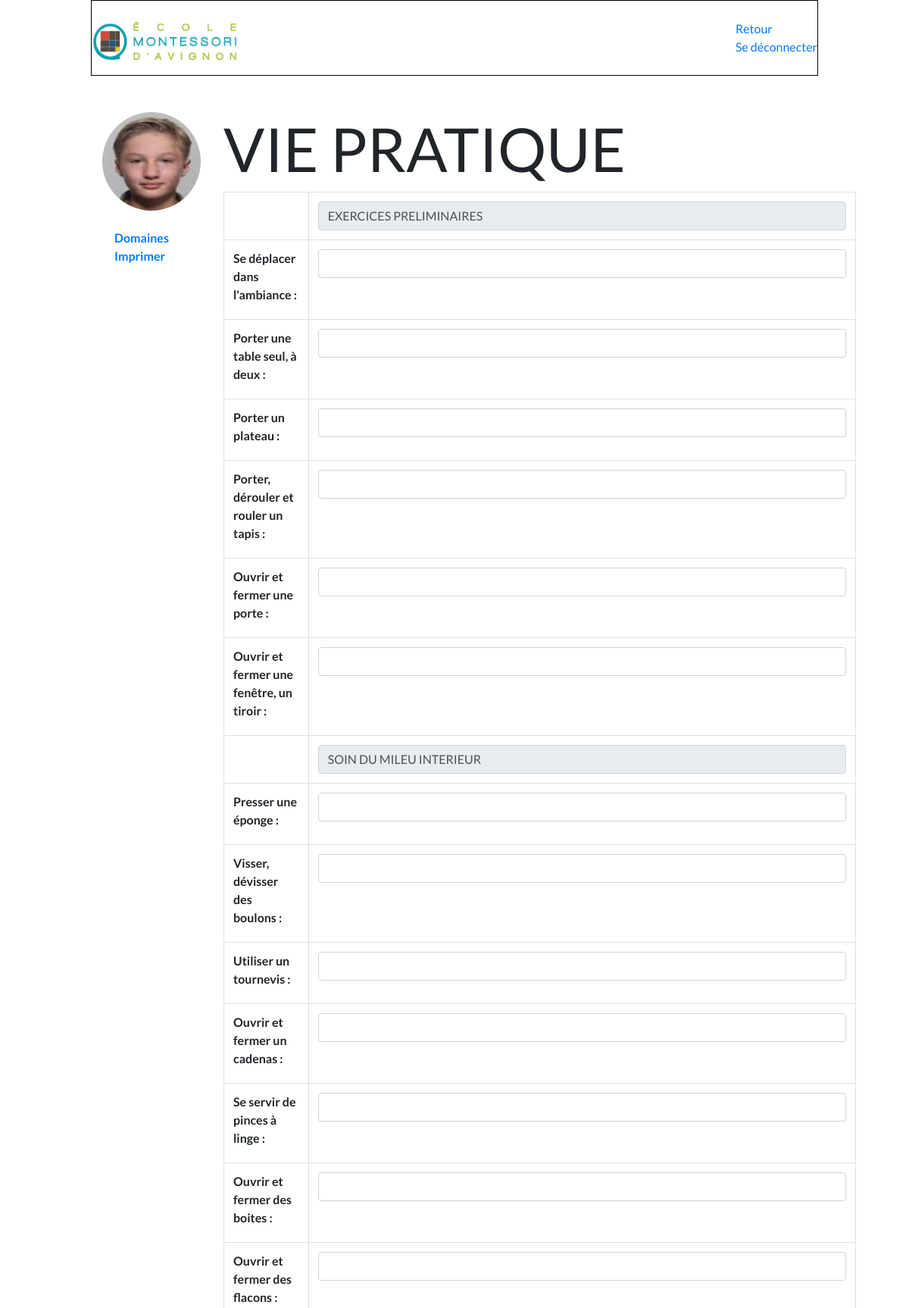
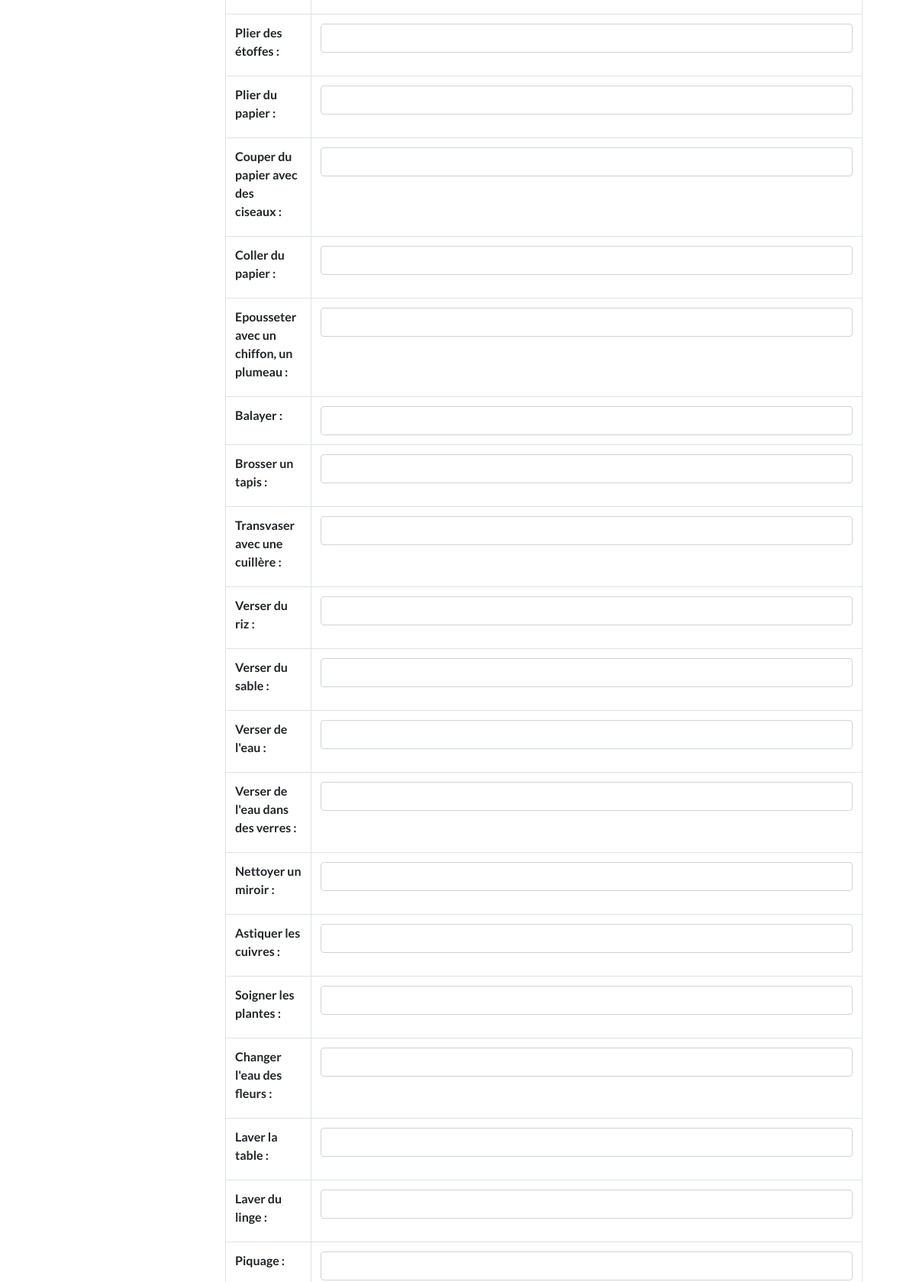
The app's page /Vie_Pratique_change/7 (signed in, upper part) with its own data (2 pictures, top to bottom).
### students/models.py (models this page shows, shortened)
class Students(models.Model):
    photo = models.ImageField(null=True, blank=True)
    firstname = models.CharField(max_length=25)
    lastname = models.CharField(max_length=25)
    date_of_birth = models.DateField()
    profil = models.TextField()
    ambiance = models.ForeignKey(Ambiance, on_delete=models.CASCADE)
    pratique_life = models.ForeignKey(PracticalLife, on_delete=models.CASCADE)
    sensorial_material = models.ForeignKey(SensoryMaterial, on_delete=models.CASCADE)
    mathe = models.ForeignKey(Math, on_delete=models.CASCADE)
    langage = models.ForeignKey(Langage, on_delete=models.CASCADE)
    letter = models.ForeignKey(Letter, on_delete=models.CASCADE)
    active = models.BooleanField(default=True)
    date_created = models.DateTimeField(auto_now_add=True)
    date_updated = models.DateTimeField(auto_now=True)
    tracker = FieldTracker()
    class Meta:
        verbose_name = "Student"
        verbose_name_plural = "Students"
    IMAGE_MAX_SIZE = (100, 100)
    def __str__(self):
        return f'{self.firstname} {self.lastname}'

### three_six/models.py (models this page shows)
class PracticalLife(models.Model):
    title_1 = models.CharField(max_length=100, default='EXERCICES PRELIMINAIRES')
    move_mood = models.CharField(max_length=255, verbose_name="Se déplacer dans l'ambiance")
    carry_table = models.CharField(max_length=255, verbose_name="Porter une table seul, à deux")
    Carry_tray = models.CharField(max_length=255, verbose_name="Porter un plateau, un objet fragile")
    Carrying_mat = models.CharField(max_length=255, verbose_name="Porter, dérouler et rouler un tapis")
    open_close_door = models.CharField(max_length=255, verbose_name="Ouvrir et fermer une porte")
    open_close_window = models.CharField(max_length=255, verbose_name="Ouvrir et fermer une fenêtre, un tiroir")
    """ SOIN DU MILEU INTERIEUR """
    title_2 = models.CharField(max_length=100, default='SOIN DU MILEU INTERIEUR')
    squeeze_sponge = models.CharField(max_length=255, verbose_name="Presser une éponge")
    Screw_bolts = models.CharField(max_length=255, verbose_name="Visser, dévisser des boulons")
    screwdriver = models.CharField(max_length=255, verbose_name="Utiliser un tournevis")
    open_close_padlock = models.CharField(max_length=255, verbose_name="Ouvrir et fermer un cadenas")
    use_clothes_pegs = models.CharField(max_length=255, verbose_name="Se servir de pinces à linge")
    open_close_boxes = models.CharField(max_length=255, verbose_name="Ouvrir et fermer des boites")
    open_close_bottles = models.CharField(max_length=255, verbose_name="Ouvrir et fermer des flacons")
    fold_fabrics = models.CharField(max_length=255, verbose_name="Plier des étoffes")
    fold_paper = models.CharField(max_length=255, verbose_name="Plier du papier")
    cut_paper_scissors = models.CharField(max_length=255, verbose_name="Couper du papier avec des ciseaux")
    paste_paper = models.CharField(max_length=255, verbose_name="Coller du papier")
    dust = models.CharField(max_length=255, verbose_name="Epousseter avec un chiffon, un plumeau")
    sweep = models.CharField(max_length=255, verbose_name="Balayer")
    brush_carpet = models.CharField(max_length=255, verbose_name="Brosser un tapis")
    transfer_spoon = models.CharField(max_length=255, verbose_name="Transvaser avec une cuillère")
    pour_rice = models.CharField(max_length=255, verbose_name="Verser du riz")
    pour_sand = models.CharField(max_length=255, verbose_name="Verser du sable")
    pour_water = models.CharField(max_length=255, verbose_name="Verser de l'eau")
    pour_water_glasses = models.CharField(max_length=255, verbose_name="Verser de l'eau dans des verres")
    clean_mirror = models.CharField(max_length=255, verbose_name="Nettoyer un miroir")
    polish_brass = models.CharField(max_length=255, verbose_name="Astiquer les cuivres")
    take_care_plants = models.CharField(max_length=255, verbose_name="Soigner les plantes")
    chang_flower_water = models.CharField(max_length=255, verbose_name="Changer l'eau des fleurs")
    wash_table = models.CharField(max_length=255, verbose_name="Laver la table")
    wash_clothes = models.CharField(max_length=255, verbose_name="Laver du linge")
    stitching = models.CharField(max_length=255, verbose_name="Piquage")
    """ SOIN DE LA PERSONNE"""
    title_3 = models.CharField(max_length=100, default='SOIN DE LA PERSONNE')
    frame_press_studs = models.CharField(max_length=255, verbose_name="Cadre à boutons pressions")
    frame_big_studs = models.CharField(max_length=255, verbose_name="Cadre à gros boutons")
    frame_small_studs = models.CharField(max_length=255, verbose_name="Cadre à petits boutons")
    frame_slide = models.CharField(max_length=255, verbose_name="Cadre à glissière")
    frame_staple = models.CharField(max_length=255, verbose_name="Cadre à agrafes")
    frame_loop = models.CharField(max_length=255, verbose_name="Cadre à boucles")
    frame_safety_pin = models.CharField(max_length=255, verbose_name="Cadre à épingles à nourrice")
    frame_node = models.CharField(max_length=255, verbose_name="Cadre à noeuds")
    frame_lacing = models.CharField(max_length=255, verbose_name="Cadre à laçage")
    wash_hands = models.CharField(max_length=255, verbose_name="Se laver les mains")
    make_bread = models.CharField(max_length=255, verbose_name="Faire le pain")
    fresh_fruit = models.CharField(max_length=255, verbose_name="Préparer les fruits frais")
    shine_shoes = models.CharField(max_length=255, verbose_name="Cirer ses chaussures")
    sew = models.CharField(max_length=255, verbose_name="Coudre")
    """ JEUX COLLECTIFS"""
    title_4 = models.CharField(max_length=100, default='JEUX COLLECTIFS')
    walk_line = models.CharField(max_length=255, verbose_name="Marcher sur la ligne")
    lesson_silence = models.CharField(max_length=255, verbose_name="Leçon de silence")
    title_5 = models.CharField(max_length=100, default='OBSERVATIONS')
    observations_1 = models.TextField(verbose_name="Trimestre 1")
    observations_2 = models.TextField(verbose_name="Trimestre 2")
    observations_3 = models.TextField(verbose_name="Trimestre 3")
    class Meta:
        verbose_name = "Vie Pratique"
        verbose_name_plural = "Vie Pratique"

### three_six/views.py (the view)
# urls.py: path("Vie_Pratique_change/<int:student_id>", views.update_prat_life, name='Vie_Pratique_change'),
@login_required
def update_prat_life(request, student_id):
    student = Students.objects.get(id=student_id)
    pratique_life_student = student.pratique_life
    if request.method == 'POST':
        form = forms.PracticalLifeForm(request.POST, instance=pratique_life_student)
        if form.is_valid():
            form.save()
            return redirect('Vie_Pratique_change', student_id=student_id)
    else:
        form = forms.PracticalLifeForm(instance=pratique_life_student)
    context = {
        'form': form,
        'pls': pratique_life_student,
        'student': student
    }
    return render(request, 'three_six/update_VP.html', context)

### three_six/templates/three_six/update_VP.html (shortened to what this page needs)
{% extends "three_six/base.html" %}
{% block content %}
<h1>VIE PRATIQUE</h1>
<div class="container">
    <div class="row">
        <div class="col-md-1"></div>
        <div class="col-md-">
            <div class="activiy_form">
                <form method='post'> {% csrf_token %}
                    <table class="table table-bordered table-responsive{-sm|-md|-lg|-xl}">
                        {{ form.as_table}}
                    </table>
                </form>
            </div>
        </div>
    </div>
</div>
{% endblock content %}

### three_six/templates/three_six/base.html (shortened to what this page needs)
<!DOCTYPE html>
{% load static %}
<html lang="fr">
    <head>
        <link rel="stylesheet" href="https://cdnjs.cloudflare.com/ajax/libs/normalize/8.0.1/
        normalize.min.css">
        <link rel="stylesheet" href="{% static 'authentication/css/bootstrap.min.css' %}">
        <link rel="stylesheet" href="{% static 'three_six/css/styles.css'%}">
    </head>
    <body>
        <div class="block-content">
            <header  class="header">
                        <div class=>
                            <img src="{% static 'authentication/logo.png' %}" alt="LOGO" width="200" >
                        </div>
                        <div>
                            <a href="{% url 'all_child' ambiance_id=student.ambiance.id %}">Retour</a> <br>
                            <a href="{% url 'logout' %}">Se déconnecter</a>
                        </div>
           </header>
            <div class="container pt-5">
                <div class="row">
                    <div class="col-md-2 text-center">
                         <p><img class="rounded-circle" src="{{student.photo.url}}" width="130" height="130"></p>
                        <ul class="navbar text-left">
                                <li class="menu-domain"><a href="#"><b>Domaines</b></a>
                                </li>
                                <li class="printed"><a href="#"><b>Imprimer</b></a>
                                </li>
                        </ul>
                    </div>
                    <div class="col-md-10 ">
                        {% block content %}{% endblock content %}
                    </div>
                </div>
            </div>
        </div>
    </body>
</html>

### three_six/static/three_six/css/styles.css (style rules this page uses)
body { font-family: "Lato", Helvetica, sans-serif }
body, html { margin:0; padding:0; height:100%; }
.header { display: flex; justify-content: space-between; align-items: center; background-color: #FFFFFF ; position: fixed; width: 80%; height: 100px; top: 0px; z-index: 4; border: black 1px solid; }
.block-content { width: 80%; position: relative; margin: auto; min-height: 80%; padding-top: 100px; }
.navbar li { list-style: none; text-align: left; }
h1 { font-size : clamp(2rem, 10vw, 5rem); }

### records on screen
Students: photo (picture)
PracticalLife: title_1 "EXERCICES PRELIMINAIRES", title_2 "SOIN DU MILEU INTERIEUR"
